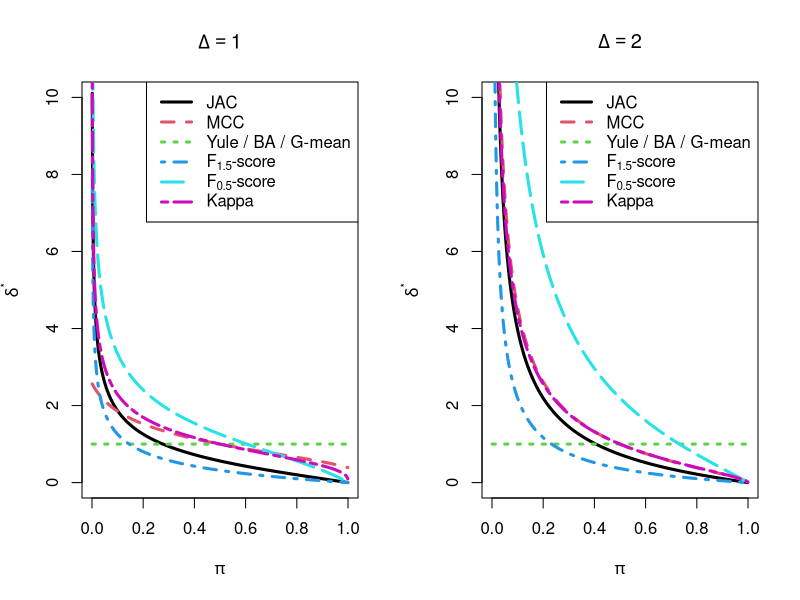

Recreate this plot in R.
###############################################
######## LDA and performance metrics

# Mahalanobis Abstand
Delta=1

# del: Threshold f_1/f_0 > del
condprob = function(del, Delta) {
  pi = matrix(0, length(del), 2)
  pi[,1] = pnorm((log(1/del) + Delta^2/2)/Delta)
  pi[,2] = pnorm((log(del) + Delta^2/2)/Delta)
  return(pi)
}

###############################
###### JAC - ratio of derivatives
JAC = function(pi11, pi00, pr) { #pi11, pi00: vector, pr: scalar
  return( pi11*(1-pr) / (1-pi00*(1-pr)) )
}
###### F_beta-score
Fscore = function(pi11, pi00, pr, beta) { #pi11, pi00: vector, pr: scalar
  return( pi11*(1-pr) / (beta^2*pr+(1-pi00)*(1-pr)) )
}
###### MCC
MCC = function(pi11,pi00, pr) { #pi11, pi00: vector, pr: scalar
  return( ( (pi11+pi00-1)*(2*pi11-1)*pr + (1-2*pi11)*pi00 + pi11 - 1 ) / 
            ( (1-2*pi00)*(pi11+pi00-1)*pr + 2*pi00^2 - 2*pi00) )
  }
###### Yule
Yule = function(pi11, pi00, pr) { #pi11, pi00: vector, pr: scalar
  return((pi11*(1-pi11))/(pi00*(1-pi00)))
  }
###### Cohen's kappa
Kappa = function(pi11, pi00, pr) { #pi11, pi00: vector, pr: scalar
  return( (pi11+pr*(1-2*pi11)) / (1-pi00-pr*(1-2*pi00)) )
}

sol.metric = function(del, pr, Delta, metric, beta=1) {
  pi = condprob(del, Delta)
  if (metric == "JAC") erg = del - JAC(pi[,1], pi[,2], pr) else
    if (metric == "Fscore") erg = del - Fscore(pi[,1], pi[,2], pr, beta) else
      if (metric == "MCC") erg = del - MCC(pi[,1], pi[,2], pr) else
        if (metric == "Yule") erg = del - Yule(pi[,1], pi[,2], pr) else
          if (metric == "Kappa") erg = del - Kappa(pi[,1], pi[,2], pr) else
              print("metric not implemented")
  return(erg)
}

sol.metric(seq(0.1,10,0.1), 0.5, 1, "Kappa")

root.s = function(pr, Delta, metric, beta=1) { #pr: scalar
  uniroot(sol.metric, lower=0.01, upper=100, extendInt="yes", pr=pr, Delta=Delta, metric=metric, beta=beta)$root
}
root.v = function(pr, Delta, metric, beta=1) sapply(pr, root.s, Delta, metric, beta=beta) #pr: vector

#
Gmean = function(pi11, pi00) {
  pi11 / pi00
}

sol.Gmean = function(del, pr, Delta) {
  pi = condprob(del, Delta)
  del - Gmean(pi[,1], pi[,2])
}

root.Gmean.s = function(pr, Delta) {
  uniroot(sol.Gmean, lower=0.01, upper=100, extendInt="yes", pr=pr, Delta=Delta)$root
}

root.Gmean = function(pr, Delta) sapply(pr, root.Gmean.s, Delta=Delta)
###################
#tests 
root = root.s(0.4, Delta=1, metric="JAC")
root
condprob(root, Delta=1)

Delta=1
(r1 = root.v( 0.001, Delta, metric="JAC"))
root.v( 0.001, Delta, metric="JAC")
condprob(r1, Delta)
root.v( 0.001, Delta, metric="Fscore", beta=3)

root.v( 1e-5, Delta=1, metric="MCC")
root.v( 1-1e-6, Delta=1, metric="MCC")
root.v( 0.016, Delta=2, metric="MCC")
root.v( 1-1e-8, Delta=2, metric="MCC")

#pr=0.4; del= seq(0.001,5,0.05)
#sol.metric(del, pr, Delta, "JAC")
#root = uniroot(sol.metric, lower=0.001, upper=10, extendInt="yes", pr=pr, Delta=Delta, metric="JAC")$root
#root
#condprob(root, Delta)
###############################
par(mfrow=c(1,2))
Delta = 1
curve(root.v(x, Delta, metric="JAC"), from=0.001, to=0.999, ylim=c(0,10), lwd=3, lty=1, col=1, n=500,
      xlab=expression(pi), ylab=expression(delta^"*"), main=expression(Delta==1) )
curve(root.v(x, Delta, metric="MCC"), add=TRUE, lwd=3, lty=2, col=2, n=500)
curve(root.v(x, Delta, metric="Yule"), add=TRUE, lwd=3, lty=3, col=3, n=500)
curve(root.v(x, Delta, metric="Fscore", beta=1.5), add=TRUE, lwd=3, lty=4, col=4, n=500)
curve(root.v(x, Delta, metric="Fscore", beta=0.5), add=TRUE, lwd=3, lty=5, col=5, n=500)
curve(root.v(x, Delta, metric="Kappa"), add=TRUE, lwd=3, lty=6, col=6, n=500)
#curve(root.Gmean(x, Delta), add=TRUE, lwd=3, lty=7, col=7, n=500)
legend("topright", legend=c("JAC     ", "MCC", "Yule / BA / G-mean", expression(paste(F[1.5], "-score")), 
          expression(paste(F[0.5], "-score")), "Kappa"), lwd=3, lty=1:6, col=1:6)

Delta = 2
curve(root.v(x, Delta, metric="JAC"), from=0.001, to=0.999, ylim=c(0,10), lwd=3, lty=1, col=1, n=500,
      xlab=expression(pi), ylab=expression(delta^"*"), main=expression(Delta==2) )
curve(root.v(x, Delta, metric="MCC"), add=TRUE, lwd=3, lty=2, col=2, n=500)
curve(root.v(x, Delta, metric="Yule"), add=TRUE, lwd=3, lty=3, col=3, n=500)
curve(root.v(x, Delta, metric="Fscore", beta=1.5), add=TRUE, lwd=3, lty=4, col=4, n=500)
curve(root.v(x, Delta, metric="Fscore", beta=0.5), add=TRUE, lwd=3, lty=5, col=5, n=500)
curve(root.v(x, Delta, metric="Kappa"), add=TRUE, lwd=3, lty=6, col=6, n=500)
#curve(root.Gmean(x, Delta), add=TRUE, lwd=3, lty=7, col=7, n=500)
legend("topright", legend=c("JAC     ", "MCC", "Yule / BA / G-mean", expression(paste(F[1.5], "-score")), 
                            expression(paste(F[0.5], "-score")), "Kappa"), lwd=3, lty=1:6, col=1:6)
